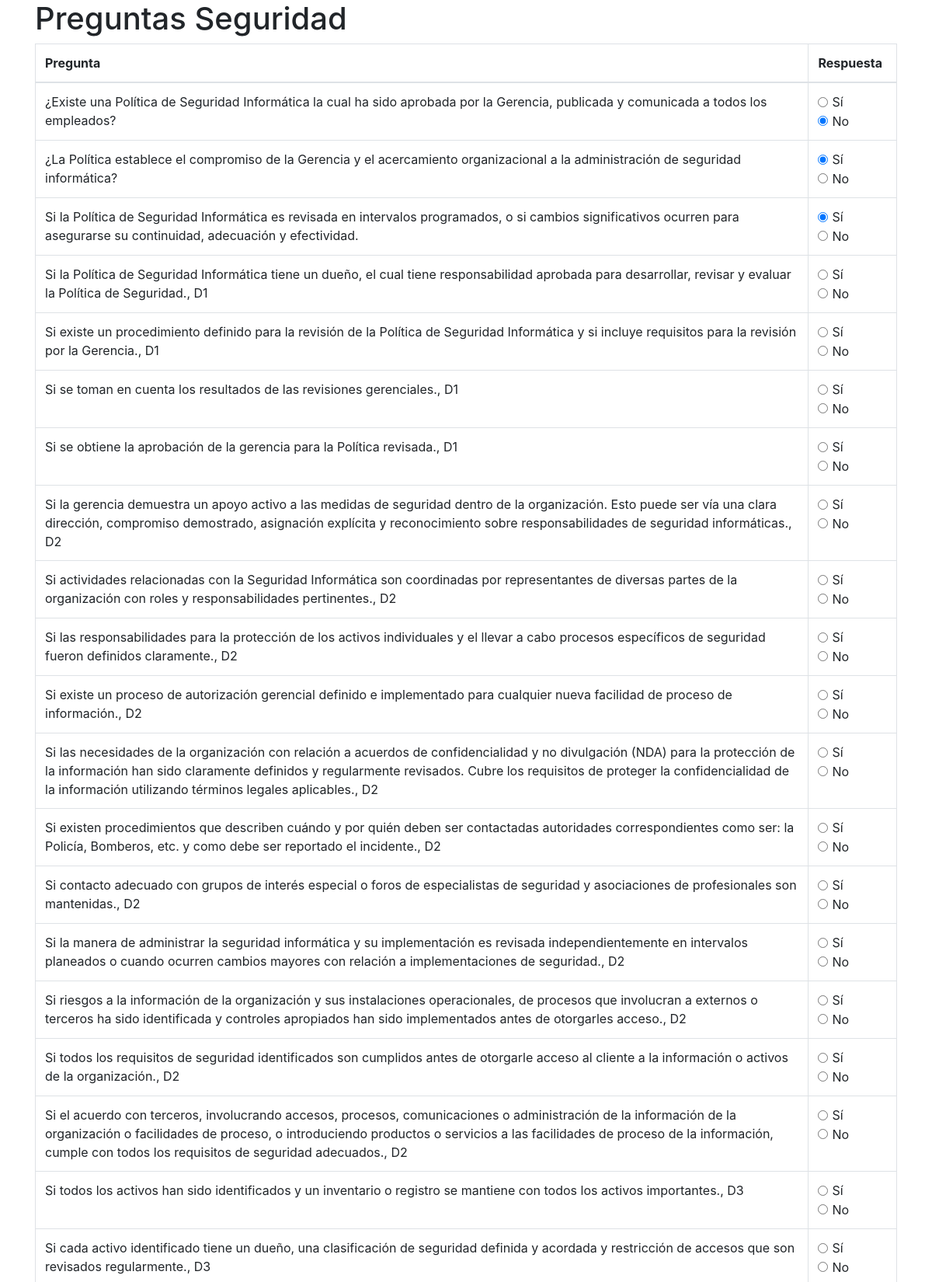
/llenar_encuesta/ (signed in, upper part), run on the app's committed database.
### Questions/models.py (models this page shows, shortened)
class Choice(models.Model):
    question = models.ForeignKey(Question, on_delete=models.CASCADE)
    usuario_choice = models.ForeignKey(Personal, on_delete=models.CASCADE)
    answer = models.CharField(max_length = 10)
    company = models.ForeignKey(Empresa, on_delete=models.CASCADE)
    class Meta:
        unique_together = ['question', 'usuario_choice']

class Question(models.Model):
    question = models.TextField(null=True, blank=True)
    type = models.CharField(max_length=3, choices=DOMINIO_CHOICE)
    def __str__(self):
        return "%s, %s" % (self.question, self.type)

### Questions/views.py (the view, shortened to what this page needs)
# urls.py: path('llenar_encuesta/', views.llenar_encuesta, name='llenar_encuesta'),
@login_required(login_url='login')
def llenar_encuesta(request):
    data = {}
    x = check_user(request)
    data['time'] = x
    if Choice.objects.filter(usuario_choice__usuario_personal = request.user).exists() == False:
        if request.POST:
            a = Personal.objects.get(usuario_personal=request.user)
            for x in request.POST:
                if x != 'csrfmiddlewaretoken':
                    if Choice.objects.filter(question_id=x, usuario_choice__usuario_personal=request.user):
                        Choice.objects.filter(question_id=x, usuario_choice=a).update(answer = request.POST[x])
                    else:
                        if request.POST[x] == 'True':
                            check = Personal.objects.get(usuario_personal=request.user)
                            Choice.objects.create(question_id=x,
                                                usuario_choice=a,
                                                company=check.company,
                                                answer = True)
                        elif request.POST[x] == 'False':
                            check = Personal.objects.get(usuario_personal=request.user)
                            Choice.objects.create(question_id=x,
                                                  usuario_choice=a,
                                                  company=check.company,
                                                  answer= False)
                        elif request.POST[x] == 'None':
                            check = Personal.objects.get(usuario_personal=request.user)
                            Choice.objects.create(question_id=x,
                                                  usuario_choice=a,
                                                  company=check.company,
                                                  answer = 'No contestado')
            return HttpResponseRedirect(reverse('llenar_encuesta'))
        else:
            print('entro2')
            data["respuestas"] = Question.objects.all()
            return render(request, "question.html", data)
    else:
        data['respuestas'] = Choice.objects.all().filter(usuario_choice__usuario_personal = request.user)
        return render(request, 'question.html', data)

### Questions/views.py (called while the page is built)
def check_user(request):
    check = Personal.objects.get(usuario_personal = request.user)
    fecha_actual = date.today()
    y = days_between(check.initial, fecha_actual)
    x = days_between(fecha_actual, check.finish)
    if y >= 0:
        if x > 0:
            Personal.objects.filter(usuario_personal = request.user).update(status=True)
            return (x)
        elif x <= 0:
            Personal.objects.filter(usuario_personal = request.user).update(status=False)
    elif y < 0:
        Personal.objects.filter(usuario_personal=request.user).update(status=False)
        return (x)

def days_between(d1,d2):
    return abs(d2 - d1).days

### Questions/templates/question.html (shortened to what this page needs)
<!doctype html>
<html lang="en">
  <head>
    <link rel="stylesheet" href="https://stackpath.bootstrapcdn.com/bootstrap/4.3.1/css/bootstrap.min.css">
  </head>
<body>
<div class="container">
    <h1>Preguntas Seguridad</h1>
    <form action="{% url 'llenar_encuesta' %}" method="POST" enctype="application/x-www-form-urlencoded ">
        <table class="table table-bordered">
            <thead>
            <tr>
                <th scope="col">Pregunta</th>
                <th scope="col">Respuesta</th>
            </tr>
            </thead>
            <tbody>
            {% for cli in respuestas %}
                <tr>
                {% if cli.question and cli.answer == 'True' %}
                    <td>{{ cli.question.question }}</td>
                    <td>
                        <div>
                            <div class="form-check form-check-inline">
                                <input class="form-check-input" name="{{ cli.question.pk }}" type="radio" value="True" data-pk="{{ cli.question.pk }}" checked>
                                <label class="form-check-label">
                                    Sí
                                </label>
                            </div>
                            <div class="form-check form-check-inline">
                                <input class="form-check-input" name="{{ cli.question.pk }}" type="radio" value="False" data-pk="{{ cli.question.pk }}">
                                <label class="form-check-label">
                                    No
                                </label>
                            </div>
                        </div>
                    </td>
                {% endif %}
                {% if cli.question and cli.answer == 'False' %}
                    <td>{{ cli.question.question }}</td>
                    <td>
                        <div>
                            <div class="form-check form-check-inline">
                                <input class="form-check-input" name="{{ cli.question.pk }}" type="radio" value="True" data-pk="{{ cli.question.pk }}">
                                <label class="form-check-label">
                                    Sí
                                </label>
                            </div>
                            <div class="form-check form-check-inline">
                                <input class="form-check-input" name="{{ cli.question.pk }}" type="radio" value="False" data-pk="{{ cli.question.pk }}" checked>
                                <label class="form-check-label">
                                    No
                                </label>
                            </div>
                        </div>
                    </td>
                {% endif %}
                {% if cli.question and cli.answer != 'True' %}
                    {% if cli.question and cli.answer != 'False' %}
                        {% if cli.question and cli.answer != 'No contestado' %}
                    <td>{{ cli.question }}</td>
                    <td>
                        <div>
                            <div class="form-check form-check-inline">
                                <input class="form-check-input" name="{{ cli.pk }}" type="radio" value="True" data-pk="{{ cli.pk }}">
                                <label class="form-check-label">
                                    Sí
                                </label>
                            </div>
                            <div class="form-check form-check-inline">
                                <input class="form-check-input" name="{{ cli.pk }}" type="radio" value="False" data-pk="{{ cli.pk }}">
                                <label class="form-check-label">
                                    No
                                </label>
                            </div>
                        </div>
                    </td>
                            {% endif %}
                        {% endif %}
                {% endif %}
                </tr>
            {% endfor %}
            </tbody>
        </table>
    </form>
</div>
</body>

### data on the page
Choice: question.question "¿Existe una Política de Seguridad Informática la cual ha sido aprobada por la Gerencia, publicada y comunicada a todos los empleados?"
Choice: question.question "¿La Política establece el compromiso de la Gerencia y el acercamiento organizacional a la administración de seguridad informática?"
Choice: question.question "Si la Política de Seguridad Informática es revisada en intervalos programados, o si cambios significativos ocurren para asegurarse su continuidad, adecuación y efectividad."
Choice: question "Si la Política de Seguridad Informática tiene un dueño, el cual tiene responsabilidad aprobada para desarrollar, revisar y evaluar la Política de Seguridad., D1"
Choice: question "Si existe un procedimiento definido para la revisión de la Política de Seguridad Informática y si incluye requisitos para la revisión por la Gerencia., D1"
Choice: question "Si se toman en cuenta los resultados de las revisiones gerenciales., D1"
Choice: question "Si se obtiene la aprobación de la gerencia para la Política revisada., D1"
Choice: question "Si la gerencia demuestra un apoyo activo a las medidas de seguridad dentro de la organización. Esto puede ser vía una clara dirección, compromiso demostrado, asignación explícita y reconocimiento sobre responsabilidades de seguridad informáticas., D2"
Choice: question "Si actividades relacionadas con la Seguridad Informática son coordinadas por representantes de diversas partes de la organización con roles y responsabilidades pertinentes., D2"
Choice: question "Si las responsabilidades para la protección de los activos individuales y el llevar a cabo procesos específicos de seguridad fueron definidos claramente., D2"
Choice: question "Si existe un proceso de autorización gerencial definido e implementado para cualquier nueva facilidad de proceso de información., D2"
Choice: question "Si las necesidades de la organización con relación a acuerdos de confidencialidad y no divulgación (NDA) para la protección de la información han sido claramente definidos y regularmente revisados. Cubre los requisitos de proteger la confidencialidad de la información utilizando términos legales aplicables., D2"
Choice: question "Si existen procedimientos que describen cuándo y por quién deben ser contactadas autoridades correspondientes como ser: la Policía, Bomberos, etc. y como debe ser reportado el incidente., D2"
Choice: question "Si contacto adecuado con grupos de interés especial o foros de especialistas de seguridad y asociaciones de profesionales son mantenidas., D2"
Choice: question "Si la manera de administrar la seguridad informática y su implementación es revisada independientemente en intervalos planeados o cuando ocurren cambios mayores con relación a implementaciones de seguridad., D2"
Choice: question "Si riesgos a la información de la organización y sus instalaciones operacionales, de procesos que involucran a externos o terceros ha sido identificada y controles apropiados han sido implementados antes de otorgarles acceso., D2"
Choice: question "Si todos los requisitos de seguridad identificados son cumplidos antes de otorgarle acceso al cliente a la información o activos de la organización., D2"
Choice: question "Si el acuerdo con terceros, involucrando accesos, procesos, comunicaciones o administración de la información de la organización o facilidades de proceso, o introduciendo productos o servicios a las facilidades de proceso de la información, cumple con todos los requisitos de seguridad adecuados., D2"
Choice: question "Si todos los activos han sido identificados y un inventario o registro se mantiene con todos los activos importantes., D3"
Choice: question "Si cada activo identificado tiene un dueño, una clasificación de seguridad definida y acordada y restricción de accesos que son revisados regularmente., D3"
